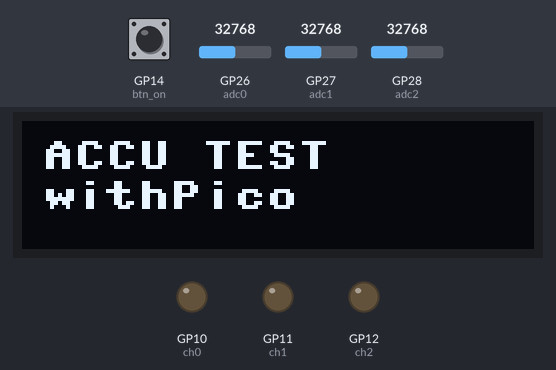
This program was run on a simulated Raspberry Pi Pico running MicroPython. On the bench: 128×32 one-colour display, output pins drawn as LEDs (lit = HIGH). The inputs (shaded band) are chosen by the test bench; at power-on: GP14 (btn_on) HIGH, GP26 (adc0) = 32768, GP27 (adc1) = 32768, GP28 (adc2) = 32768 (analog values on the 0–65535 scale). Files the program writes start out absent; library files of the repository ran but are not shown: ssd1306.py; what the program prints to the serial console is not drawn. At 5.2 s the program stops and its outputs stay as they are.

Above: at 0.1 s.
At 5.0 s:
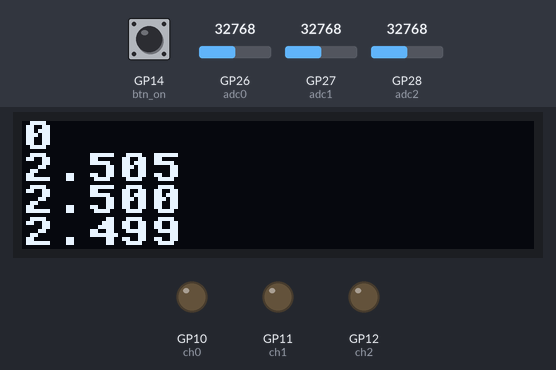
5.1 s: GP14 (btn_on) pulled LOW for 0.15 s
At 6.2 s:
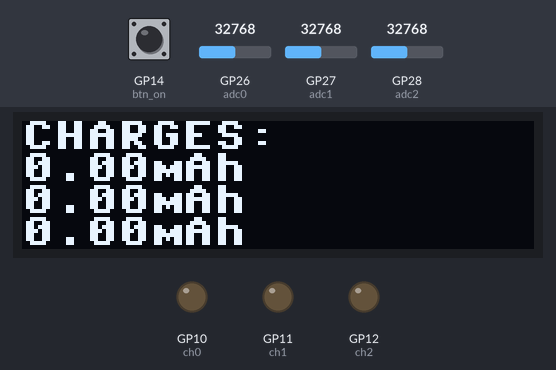
Timing chart, 0 to 6.7 s (numbered marks = the images above; inputs shaded):
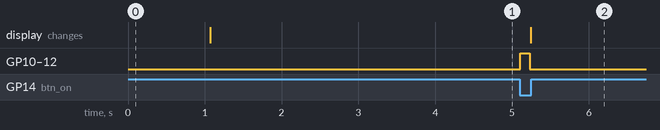

The program:

new_accutest_09.py
```python
'''
Discharge 1-3 LiIon accus and log the voltage values
Begin discharging at button push
Switch off discharging for individual cell when the voltage drops below threshold
Values are written to the internal storage: filename = 'LiIon.dat'
and output through USB serial and UART(0)_TX
'''
import os
import time
from machine import Pin, I2C, ADC, Timer, UART
from ssd1306 import SSD1306_I2C
from mosfet import *
#-------------------------------------------------------------------
filename = 'LiIon.dat'
baudrate_TX = 38400
threshold = 3
Rload = [3.336, 3.376988, 3.373832]
header = '# t/s \t U0/V \t U1/V \t U2/V \t I0/A \t \I1/A \t I2/A \n'
#-------------------------------------------------------------------------
continue_running = [0, 0, 0]

seconds = 0

WIDTH  = 128                                            # oled display width
HEIGHT = 32                                             # oled display height

adc2 = Pin(28, Pin.IN)                  # this is needed to turn input to high impedance
adc1 = Pin(27, Pin.IN)                  # this is needed to turn input to high impedance
adc0 = Pin(26, Pin.IN)                  # this is needed to turn input to high impedance
adc0 = ADC(0)        # Pin 31
adc1 = ADC(1)        # Pin 32
adc2 = ADC(2)        # Pin 28
adc = [adc0, adc1, adc2]


Q_As = [0,0,0]
Q_mAh = [0, 0, 0]

uart = UART(0, baudrate=baudrate_TX)

btn_on = Pin(14, Pin.IN, Pin.PULL_UP)

i2c = I2C(0)                                            # Init I2C using I2C0 defaults, SCL=Pin(GP9), SDA=Pin(GP8), freq=400000
oled = SSD1306_I2C(WIDTH, HEIGHT, i2c)                  # Init oled display

tim = Timer()
#--------------------------------------------------
def say_hello():
    print("LIon TEST")
    print("# I2C Address      : "+hex(i2c.scan()[0]).upper()) # Display device address
    print("# I2C Configuration: "+str(i2c))                   # Display I2C config
    oled.fill(0)
    oled.text("ACCU TEST",5,5)
    oled.text("withPico",5,15)
    oled.show()
    time.sleep(1)


#----------------------------------------------------
def display(s):
    ''' display 4 substrings separated by \t on OLED'''
    s = s.split('\t')
    oled.fill(0)
    oled.text(str(s[0]), 0, 0)
    oled.text(str(s[1]), 0, 8)
    oled.text(str(s[2]), 0, 16)
    oled.text(str(s[3]), 0, 24)
    oled.show()

def display_result(sq):
    oled.fill(0)
    oled.text("CHARGES:", 0, 0)
    y = 8
    for s in sq:
        oled.text(s + "mAh", 0, y)
        y += 8
    oled.show()
#-------------------------------------------------------
def get_adc012(n_samples):
    '''return 3 voltages as array'''
    v0 = 0
    v1 = 0
    v2 = 0
    for i in range(0, n_samples):
        v0 += adc0.read_u16()
        v1 += adc1.read_u16()
        v2 += adc2.read_u16()
        time.sleep_us(950)
    v0 = v0/n_samples
    v1 = v1/n_samples
    v2 = v2/n_samples
    v0 = v0 * 5.041299648886 / 65535 - 0.016
    v1 = v1 * 5.031866583 /65535 - 0.016
    v2 = v2 * 5.0291789788 /65535 - 0.016
    return [v0, v1, v2]
#----------------------------------------------------
def calculate_currents(voltages):
    '''calculate currents from voltages array'''
    curr = [0, 0, 0]
    i=0
    for v in voltages:
       if continue_running[i]:
           curr[i] = voltages[i] / Rload[i]
       else:
           curr[i] = 0
       i += 1
    return curr
#--------------------------------------------------
def calculate_Q(currents):
    i=0
    for curr in currents:
       Q_As[i] += curr
       Q_mAh[i] += curr/3.6
       i += 1
    return Q_As, Q_mAh
#----------------------------------------------------
def tick(timer):
    '''execute every second via timer interrupt'''
    global seconds
    s, currents = measure_display_store()
    Q = calculate_Q
    seconds +=1
#-------------------------------------------------------
def measure_display_store():
    voltages = get_adc012(20)
    vs = ["%.3f" %(v) for v in voltages]
    s = str(seconds) + '\t' + vs[0] + '\t' + vs[1] + '\t' + vs[2]   ## +'\t'

    # if at least one channel is running, print + store voltages + currents
    if get_nb_running(continue_running):
        currents = calculate_currents(voltages)
        si = ["%.3f" %(i) for i in currents]
        s += '\t' + si[0] + '\t' + si[1] + '\t' + si[2]     ##+ '\t'
        ## store(s)

        Q_As, Q_mAh = calculate_Q(currents)
        si = ["%.2f" %(i) for i in Q_mAh]
        s += '\t' + si[0] + '\t' + si[1] + '\t' + si[2]

        store(s)
        print(s)
        uart.write(s)

    # before start, print only voltages all in one line (overwriting line before)
    else:
        print(s, end = '\r')
        currents = [0, 0, 0]

    display(s)
    return s, currents
#------------------------------------------------------
def get_nb_running(continue_running):
    sumr = 0
    for r in continue_running:
        sumr += r
    return sumr

#-------------------------------------------------------


def delete_old_file():
    try:
        os.remove(filename)
        print("Remove old " + filename)
    except:
        print("Could not delete " + filename)
        print(os.listdir())


def createfile():
    f = open(filename, 'w')
    f.write('LiIon measure capacity\n')
    f.write(header)
    f.close()


def store(s):
    if ( seconds <= 60 ) or (seconds % 10 ==0):
        f = open(filename, 'a')
        f.write(s + '\n')
        f.close()

#-------------------------------------------------------

# *****   MAIN   *********

switch_all_off()
say_hello()

print (header)
measure_display_store()

# wait for button
while btn_on.value():
    measure_display_store()
    time.sleep_ms(100)


# ---------------------------
# start
delete_old_file()
createfile()
tim.init(freq=1, mode=Timer.PERIODIC, callback=tick)
continue_running = [1, 1, 1]
switch_all_on()

while True:

    v = get_adc012(20)
    time.sleep_ms(100)

    # check threshold:
    for i in [0, 1, 2]:
        if v[i] < threshold:
            switch_off(i)
            continue_running[i] = 0
            print("#", i, " switched off @ ", v[i], "V")

    # stop only when all are off:
    sumr = get_nb_running(continue_running)
    if sumr == 0:
        break


tim.deinit()
print('# CHARGES:')
sq = (["%.2f" %(q) for q in Q_mAh])
for s in sq:
    print("#  ", s , "mAh")
display_result(sq)
```

mosfet.py
```python
from machine import Pin
import time

ch0 = Pin(10, Pin.OUT)
ch1 = Pin(11, Pin.OUT)
ch2 = Pin(12, Pin.OUT)
channels = [ch0, ch1, ch2]

def switch_on(i):
    channels[i].value(1)

def switch_off(i):
    channels[i].value(0)

def switch_all_off():
    for i in [0, 1, 2]:
        switch_off(i)

def switch_all_on():
    for i in [0, 1, 2]:
        switch_on(i)
```

Measured:
- after the input at 5.1 s, GP10 (ch0), GP11 (ch1), GP12 (ch2): LOW → HIGH at once, → LOW 0.12 s later; the display: changes after 0.14 s (image 2)
